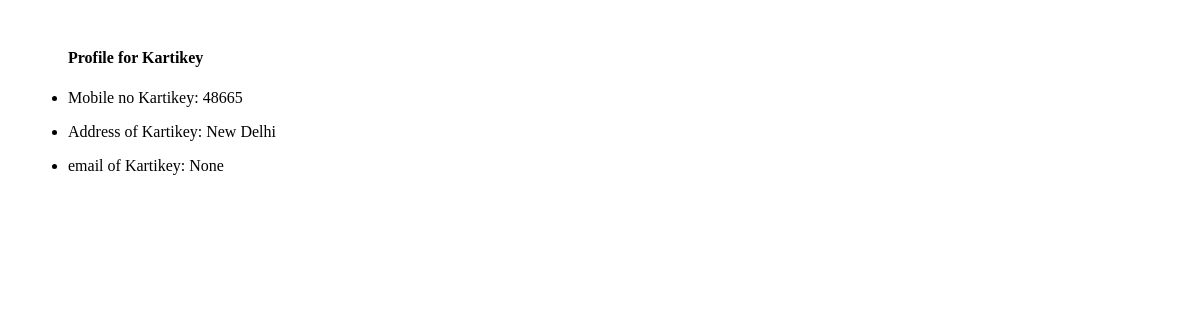
The app's page /profile/Kartikey, older data.
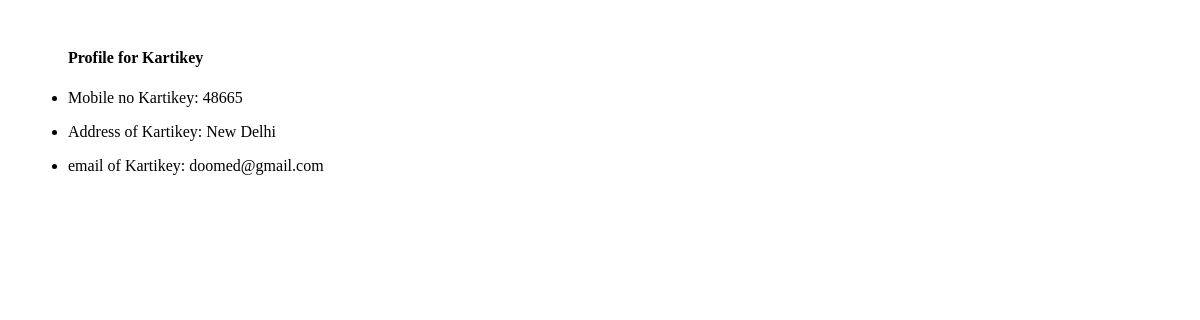
The same page, newer data.
### myapp/models.py (models this page shows, shortened)
class Profile(models.Model):
    name = models.CharField(max_length=260, unique=True)
    mobile_no = models.IntegerField(default=0)
    address = models.CharField(max_length=500, default=f"Adress of person {name}")
    email = models.CharField(max_length=255, unique=True, null=True)

### myapp/views.py (the view)
# urls.py: path("profile/<str:name>",specific_profile_show,name="indiviual_profile"),
def specific_profile_show(request,name):
    person = get_object_or_404(Profile,name=name)
    return render(request,"indiviudal_profile.html",{"person":person})

### templates/indiviudal_profile.html (shortened to what this page needs)
<!DOCTYPE html>
<html>
    <head>
    </head>
    <body>
        <div style="padding: 20px;">
            <ul>
                <h4>Profile for {{person.name}}</h4>
                <li><p>Mobile no {{person.name}}:  {{person.mobile_no}}</p></li>
                <li><p>Address of {{person.name}}:  {{person.address}}</p></li>
                <li><p>email of {{person.name}}: {{person.email}}</p></li>
            </ul>
        </div>
    </body>
</html>

Row changes from the older to the newer data that the page shows:
changed Profile "Kartikey": email "None" → "doomed@gmail.com"
